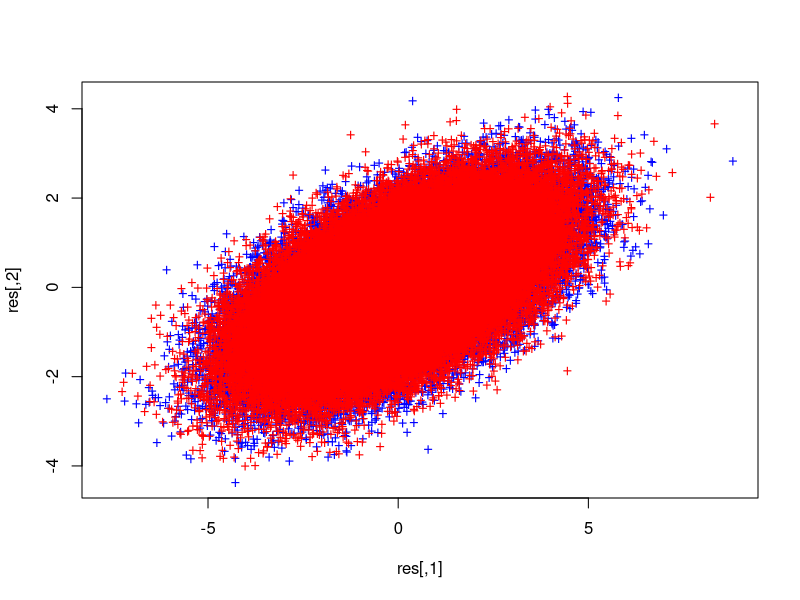

The R source for this figure:
library(mvtnorm)

n <- 10^5

rmult.rnorm <- function(n, d, V) {
  Z <- matrix(rnorm(d*n), n, d)
  A <- chol(V)
  return(Z %*% A)
}

M <- matrix(c(3, 1, 1, 1), 2, 2)

res <- rmult.rnorm(n, 2, M)

# warto sprawdzić:
#cov(res)

plot(res, col="blue", pch="+")

points(rmvnorm(n, c(0, 0), M), col="red", pch="+")
